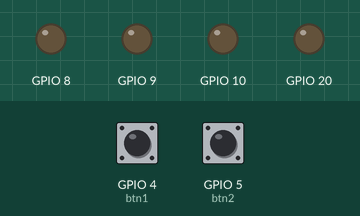
Recording of a program running on a simulated Seeed XIAO ESP32-C3. On the bench: output pins drawn as LEDs (lit = HIGH). Inputs (shaded band) come from the test bench; at power-on: GPIO 4 (btn1) HIGH, GPIO 5 (btn2) HIGH.

Above: at 1.2 s.
1.3 s: GPIO 4 (btn1) pulsed LOW 2 times (0.12 s each, 0.3 s apart)
At 2.1 s:
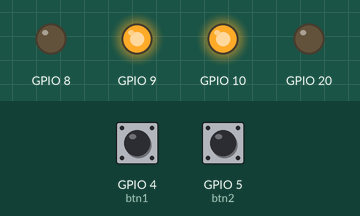
3.4 s: GPIO 4 (btn1) pulled LOW for 0.15 s
At 4.6 s:
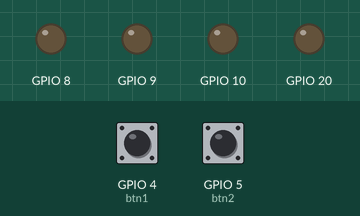
5.0 s: GPIO 5 (btn2) pulsed LOW 2 times (0.12 s each, 0.3 s apart)
At 6.1 s:
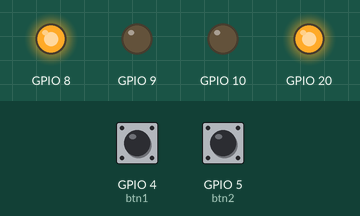
7.1 s: GPIO 5 (btn2) pulled LOW for 0.15 s
At 7.5 s:
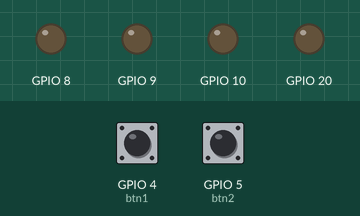
Timing chart, 0 to 9.7 s (numbered marks = the images above; inputs shaded):
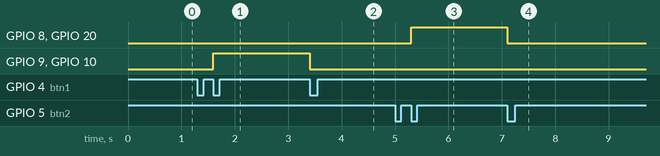

Measured:
- after the input at 1.3 s, GPIO 9, GPIO 10: LOW → HIGH after 0.30 s
- after the input at 3.4 s, GPIO 9, GPIO 10: HIGH → LOW at once
- after the input at 5.0 s, GPIO 8, GPIO 20: LOW → HIGH after 0.30 s
- after the input at 7.1 s, GPIO 8, GPIO 20: HIGH → LOW at once

The program:

main.cpp
```cpp
/*
        _          _ ______ _____ _____
       (_)        | |  ____|  __ \_   _|
  _ __  ___  _____| | |__  | |  | || |
 | '_ \| \ \/ / _ \ |  __| | |  | || |
 | |_) | |>  <  __/ | |____| |__| || |_
 | .__/|_/_/\_\___|_|______|_____/_____|
 | |
 |_|

https://links.pixeledi.eu
DEVBoard LED Test | V1.0 | 07.2024

*/

#include <Arduino.h>
#include "leds.h"
#include "button.h"

leds led1(10);
leds led2(9);
leds led3(8);
leds led4(20);

Button btn1(4);
Button btn2(5);

void checkButtons()
{
  switch (btn1.checkBTN())
  {
  case 1:
    led1.turnOn();
    led2.turnOn();
    break;
  case 2:
    led1.turnOff();
    led2.turnOff();
    break;
  }

  switch (btn2.checkBTN())
  {
  case 1:
    led3.turnOn();
    led4.turnOn();
    break;
  case 2:
    led3.turnOff();
    led4.turnOff();
    break;
  }
}

void setup()
{
  //Serial.begin(115200);
  // pinmodes Buttons werden in der Klasse gesetzt

}

void loop()
{
  checkButtons();
}
```

button.cpp
```cpp
#include "button.h"
#include <Arduino.h>

Button::Button(int pin)
{
    btnPin = pin;
    state = LOW;
    pinMode(btnPin, INPUT_PULLUP);
}

void Button::start()
{
}

int Button::checkBTN()
{

    // return 0 = nothing to do
    // return 1 = short klick
    // return 2 = long klick
    result = 0;

    int prevState = state;
    state = digitalRead(btnPin);

    if (prevState == LOW && state == HIGH)
    {
        buttonclickedMS = millis();
        result = 0;
    }
    else if (prevState == HIGH && state == LOW)
    {
        // here comes the logic

        if (millis() - buttonclickedMS < 50)
        {
            // debounce area - nothing to do
            result = 0;
        }
        else if (millis() - buttonclickedMS > 50 && millis() - buttonclickedMS < 1000)
        {
            // Serial.println("short click");
            result = 1;
        }
        else if (millis() - buttonclickedMS >=
         1000)
        {
            // Serial.println("long click");
            result = 2;
        }

    }

    return result;
}
```

button.h
```cpp
#ifndef Button_h
#define Button_h

#include <Arduino.h>

class Button
{
protected:
    int btnPin;
    int state;
    int result;
    unsigned long buttonclickedMS;
    unsigned long buttonDownMS;

public:
    Button(int pin);
    void start();
    int checkBTN();
    bool isPressed();
};

#endif
```

leds.cpp
```cpp
#include "leds.h"
#include <Arduino.h>

leds::leds(int pin) {
  pinLED = pin;
  pinMode(pinLED, OUTPUT);
}

void leds::turnOn() {
  digitalWrite(pinLED, HIGH);
}

void leds::turnOff() {
  digitalWrite(pinLED, LOW);
}

// void leds::toggle() {
//   digitalWrite(pinLED, !digitalRead(pinLED));
// }

void leds::turnOffAfterDelay(int millisec, bool analogOff) {
  unsigned long currentMillis = millis();
  if (currentMillis - previousMillisAusschalten <= (millisec)) {
    // kein zurücksetzen von previousmillis
    // Dieser Abschnitt soll nur 1x pro Aufruf ausgeführt werden.

    // man könnte mit dieser Funktion auch die LED einschalten...
    // digitalWrite(pinLED, HIGH);
  } else {
    turnOff();
  }
}

void leds::fadeOn(int millisec) {
  unsigned long currentMillis = millis();

  if (currentMillis - previousMillisFadeOn >= millisec) {
    previousMillisFadeOn = currentMillis;

    if (brightness <= 255) {

      digitalWrite(pinLED, HIGH);
      delayMicroseconds(brightness);
      digitalWrite(pinLED, LOW);
      delayMicroseconds(255 - brightness);
      brightness += fadeAmount;
    } else {
      digitalWrite(pinLED, LOW);
      delayMicroseconds(255);
    }
  }
}

void leds::pulsate(int delay_ms) {

    unsigned long currentMillis = millis();

  if (currentMillis - previousMillisPulsate >= delay_ms) {
    previousMillisPulsate = currentMillis;

    brightness += fadeDirection * fadeAmount;

    // Reverse the fade direction when reaching brightness limits
    if (brightness <= 0 || brightness >= 255) {
      fadeDirection = -fadeDirection;
    }

    digitalWrite(pinLED, HIGH);
    delayMicroseconds(brightness);
    digitalWrite(pinLED, LOW);
    delayMicroseconds(255 - brightness);
  } else {
    digitalWrite(pinLED, LOW);
    delayMicroseconds(255);
  }
}
```

leds.h
```cpp
#ifndef leds_h
#define leds_h

#include <Arduino.h>

class leds {
    //kein digitalWrite und analogWrite während eines Funktionsablaufs mixen!
  private:
    int pinLED;
    int brightness=0;
    int fadeAmount=5;
    int fadeDirection=1;
    bool pulsateMode=true;
    unsigned long previousMillis = 0;
    unsigned long previousMillisAusschalten = 0;
    unsigned long previousMillisPulsate=0;
    unsigned long previousMillisFadeOn=0;
    unsigned long previousMillisFadeOff=0;

  public:
    leds(int pin);
    void turnOn();
    void turnOff();
    void fadeOn(int millisec);
    void toggle();
    void flash(int delay_ms);
    void turnOffAfterDelay(int millisec, bool analogOff);
    void pulsate(int delay_ms);
    void setPulsateMode(bool val);
};

#endif
```
